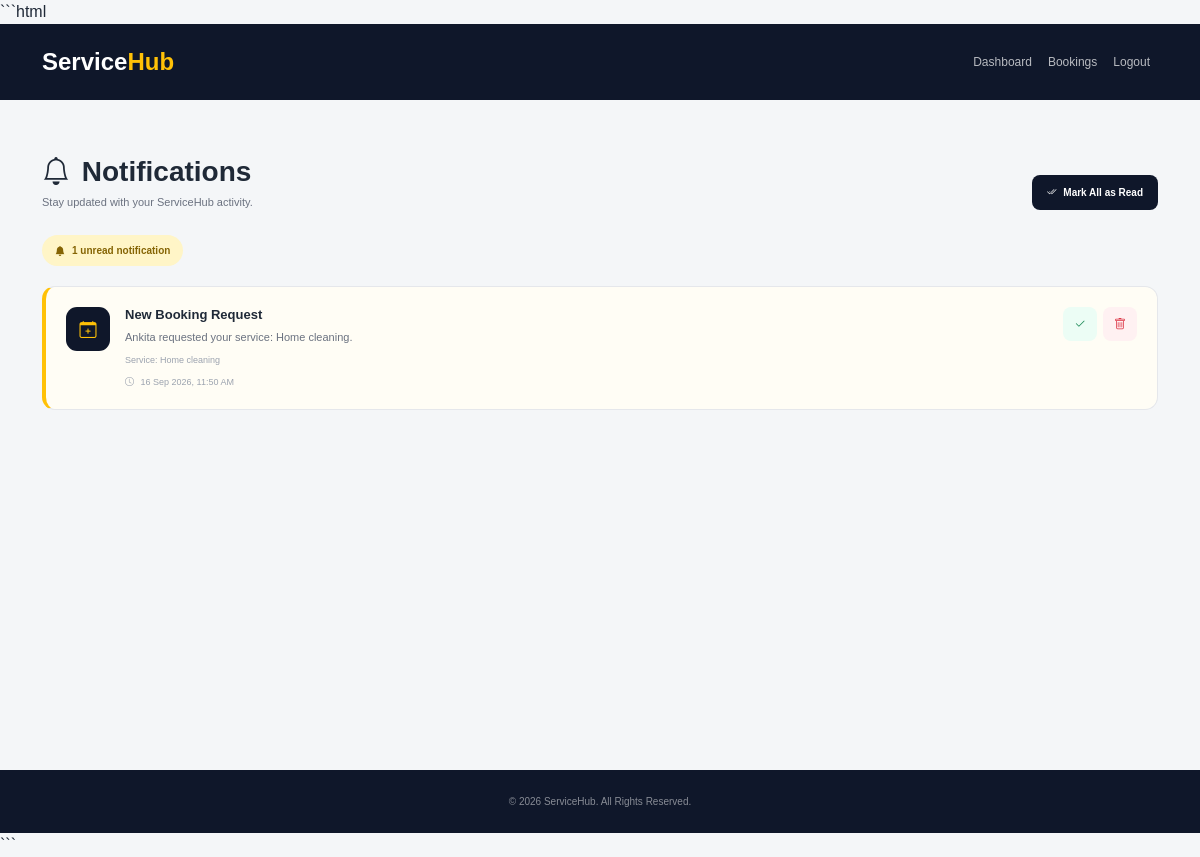
Screenshot of /notifications/ (signed in) with the database file from the repository.
### service_app/models.py (models this page shows, shortened)
class Notification(models.Model):
    NOTIFICATION_TYPES = [
        ("booking", "Booking"),
        ("confirmed", "Confirmed"),
        ("cancelled", "Cancelled"),
        ("completed", "Completed"),
        ("review", "Review"),
        ("general", "General"),
    ]
    user = models.ForeignKey(
        User,
        on_delete=models.CASCADE,
        related_name="notifications"
    )
    notification_type = models.CharField(
        max_length=20,
        choices=NOTIFICATION_TYPES,
        default="general"
    )
    title = models.CharField(
        max_length=150
    )
    message = models.TextField()
    booking = models.ForeignKey(
        Booking,
        on_delete=models.CASCADE,
        null=True,
        blank=True
    )
    is_read = models.BooleanField(
        default=False
    )
    created_at = models.DateTimeField(
        auto_now_add=True
    )

class Booking(models.Model):
    STATUS_CHOICES = [
        ("pending", "Pending"),
        ("confirmed", "Confirmed"),
        ("completed", "Completed"),
        ("cancelled", "Cancelled"),
    ]
    customer = models.ForeignKey(
        CustomerProfile,
        on_delete=models.CASCADE
    )
    service = models.ForeignKey(
        Service,
        on_delete=models.CASCADE
    )
    provider = models.ForeignKey(
        ProviderProfile,
        on_delete=models.CASCADE
    )
    booking_date = models.DateField()
    booking_time = models.TimeField()
    message = models.TextField(blank=True)
    status = models.CharField(
        max_length=20,
        choices=STATUS_CHOICES,
        default="pending"
    )
    created_at = models.DateTimeField(auto_now_add=True)

class Service(models.Model):
    provider = models.ForeignKey(
        ProviderProfile,
        on_delete=models.CASCADE,
        null=True,
        blank=True
    )
    category = models.ForeignKey(
        Category,
        on_delete=models.CASCADE
    )
    name = models.CharField(max_length=150)
    description = models.TextField()
    price = models.DecimalField(
        max_digits=10,
        decimal_places=2
    )
    is_active = models.BooleanField(default=True)
    created_at = models.DateTimeField(auto_now_add=True)

### service_app/views.py (the view)
# urls.py: path("notifications/",views.notifications_list, name="notifications_list"),
@login_required(login_url="login")
def notifications_list(request):
    notifications = Notification.objects.filter(
        user=request.user
    ).select_related(
        "booking",
        "booking__service"
    ).order_by("-created_at")
    unread_count = notifications.filter(
        is_read=False
    ).count()
    return render(
        request,
        "notifications.html",
        {
            "notifications": notifications,
            "unread_count": unread_count
        }
    )

### templates/notifications.html (shortened to what this page needs)
<!DOCTYPE html>
<html lang="en">
<head>
    <link href="https://cdn.jsdelivr.net/npm/bootstrap@5.3.8/dist/css/bootstrap.min.css"
          rel="stylesheet">
    <link rel="stylesheet"
          href="https://cdn.jsdelivr.net/npm/bootstrap-icons@1.13.1/font/bootstrap-icons.min.css">
</head>
<body>
<nav class="navbar navbar-expand-lg navbar-dark">
    <div class="container">
        <a href="{% url 'home' %}"
           class="navbar-brand">
            Service<span>Hub</span>
        </a>
        <div class="collapse navbar-collapse"
             id="navbarMenu">
            <ul class="navbar-nav ms-auto">
                <li class="nav-item">
                    <a href="{% url 'dashboard' %}"
                       class="nav-link">
                        Dashboard
                    </a>
                </li>
                {% if user.providerprofile %}
                    <li class="nav-item">
                        <a href="{% url 'provider_booking_list' %}"
                           class="nav-link">
                            Bookings
                        </a>
                    </li>
                {% endif %}
                <li class="nav-item">
                    <a href="{% url 'logout' %}"
                       class="nav-link">
                        Logout
                    </a>
                </li>
            </ul>
        </div>
    </div>
</nav>
<section class="page-section">
    <div class="container">
        <div class="page-header">
            <div>
                <h1 class="page-title">
                    <i class="bi bi-bell me-1"></i>
                    Notifications
                </h1>
                <p class="page-subtitle">
                    Stay updated with your ServiceHub activity.
                </p>
            </div>
            {% if unread_count %}
                <a href="{% url 'notifications_mark_all_read' %}"
                   class="mark-all-btn">
                    <i class="bi bi-check2-all me-1"></i>
                    Mark All as Read
                </a>
            {% endif %}
        </div>
        {% if unread_count %}
            <div class="notification-summary">
                <i class="bi bi-bell-fill"></i>
                {{ unread_count }}
                unread notification{{ unread_count|pluralize }}
            </div>
        {% endif %}
        {% if notifications %}
            {% for notification in notifications %}
                <div class="notification-card
                    {% if not notification.is_read %}
                        unread
                    {% endif %}">
                    <div class="notification-icon">
                        {% if notification.notification_type == "booking" %}
                            <i class="bi bi-calendar-plus"></i>
                        {% elif notification.notification_type == "confirmed" %}
                            <i class="bi bi-calendar-check"></i>
                        {% elif notification.notification_type == "cancelled" %}
                            <i class="bi bi-x-circle"></i>
                        {% elif notification.notification_type == "completed" %}
                            <i class="bi bi-check2-circle"></i>
                        {% elif notification.notification_type == "review" %}
                            <i class="bi bi-star-fill"></i>
                        {% else %}
                            <i class="bi bi-bell"></i>
                        {% endif %}
                    </div>
                    <div class="notification-content">
                        <h5 class="notification-title">
                            {{ notification.title }}
                        </h5>
                        <p class="notification-message">
                            {{ notification.message }}
                        </p>
                        {% if notification.booking %}
                            <span class="notification-time">
                                Service:
                                {{ notification.booking.service.name }}
                            </span>
                        {% endif %}
                        <span class="notification-time">
                            <i class="bi bi-clock me-1"></i>
                            {{ notification.created_at|date:"d M Y, h:i A" }}
                        </span>
                    </div>
                    <div class="notification-actions">
                        {% if not notification.is_read %}
                            <a href="{% url 'notification_read' notification.id %}"
                               class="read-btn"
                               title="Mark as Read">
                                <i class="bi bi-check2"></i>
                            </a>
                        {% endif %}
                        <a href="{% url 'notification_delete' notification.id %}"
                           class="delete-btn"
                           title="Delete"
                           onclick="return confirm('Delete this notification?')">
                            <i class="bi bi-trash"></i>
                        </a>
                    </div>
                </div>
            {% endfor %}
        {% endif %}
    </div>
</section>
<footer>
    <div class="container">
        © {% now "Y" %} ServiceHub. All Rights Reserved.
    </div>
</footer>
</body>
</html>

### templates/notifications.html (style rules this page uses)
* { box-sizing: border-box; }
body { margin: 0; font-family: Arial, sans-serif; background: #f4f6f8; color: #1f2937; }
a { text-decoration: none; }
.navbar { padding: 15px 0; background: #0f172a; }
.navbar-brand { color: white !important; font-size: 24px; font-weight: 800; }
.navbar-brand span { color: #ffc107; }
.nav-link { color: rgba(255,255,255,0.70) !important; font-size: 12px; }
.page-section { min-height: calc(100vh - 130px); padding: 55px 0; }
.page-header { display: flex; align-items: flex-end; justify-content: space-between; gap: 20px; margin-bottom: 25px; }
.page-title { margin: 0 0 5px; font-size: 28px; font-weight: 800; }
.page-subtitle { margin: 0; color: #6b7280; font-size: 11px; }
.mark-all-btn { padding: 10px 15px; background: #0f172a; color: white; border-radius: 8px; font-size: 10px; font-weight: 800; }
.notification-summary { display: inline-flex; align-items: center; gap: 7px; padding: 8px 13px; margin-bottom: 20px; background: #fff5c7; color: #856404; border-radius: 20px; font-size: 10px; font-weight: 800; }
.notification-card { display: flex; align-items: flex-start; gap: 15px; padding: 20px; margin-bottom: 12px; background: white; border: 1px solid #e5e7eb; border-radius: 13px; }
.notification-card.unread { background: #fffdf5; border-left: 4px solid #ffc107; }
.notification-icon { width: 44px; height: 44px; display: flex; align-items: center; justify-content: center; flex-shrink: 0; background: #0f172a; color: #ffc107; border-radius: 11px; font-size: 17px; }
.notification-content { flex: 1; }
.notification-title { margin: 0 0 5px; font-size: 13px; font-weight: 800; }
.notification-message { margin: 0; color: #6b7280; font-size: 11px; line-height: 1.7; }
.notification-time { display: block; margin-top: 8px; color: #9ca3af; font-size: 9px; }
.notification-actions { display: flex; align-items: center; gap: 6px; flex-shrink: 0; }
.read-btn, .delete-btn { display: flex; align-items: center; justify-content: center; width: 34px; height: 34px; border-radius: 8px; font-size: 12px; }
.read-btn { background: #ecfdf5; color: #198754; }
.delete-btn { background: #fff1f2; color: #dc3545; }
footer { padding: 24px 0; background: #0f172a; color: rgba(255,255,255,0.50); text-align: center; font-size: 10px; }

### rows the page displays
Notification: notification_type "booking" (drawn), title "New Booking Request", message "Ankita requested your service: Home cleaning.", booking.service.name "Home cleaning", created_at "16 Sep 2026, 11:50 AM", is_read False (drawn)

### other values shown
{{ unread_count }} "1"
